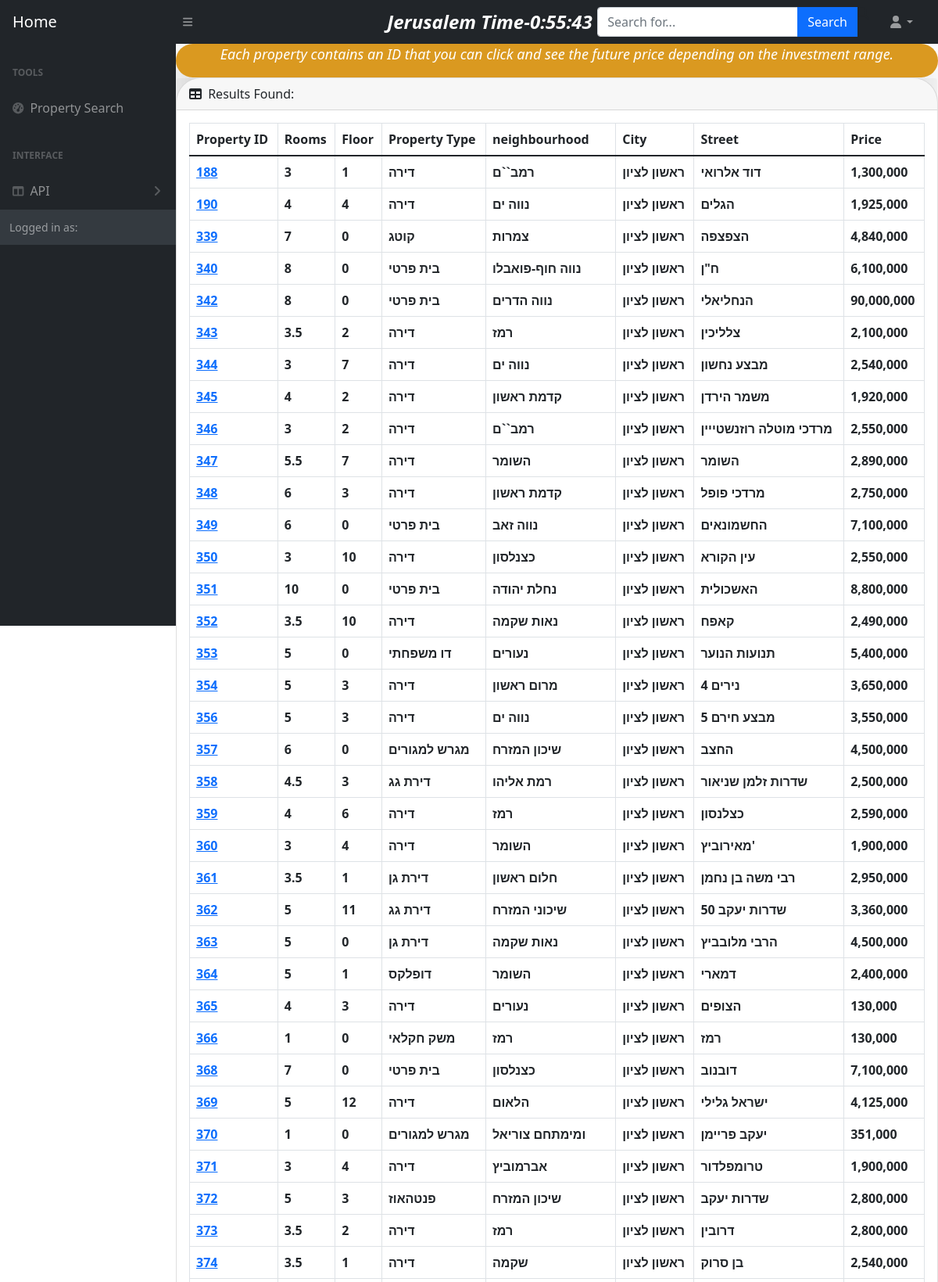
The app's page /property/Rishon-lezion-apt/ (upper part) with its own data.
### property/models.py (models this page shows, shortened)
class Property(models.Model):
   id = models.AutoField(primary_key=True, editable=False)
   room = models.SmallIntegerField(_("room"),null=False)
   floor = models.SmallIntegerField(_("floor"),null=False)
   property_type = models.CharField(_("property_type"),max_length=100, null=False)
   street=models.CharField(_("street"),max_length=100, null=False)
   neighbourhood=models.CharField(_("neighbourhood"),max_length=100, null=False)
   location = models.CharField(_("location"),max_length=100, null=False)
   price= models.BigIntegerField(_("price"),null=False)

### property/views.py (the view)
# urls.py: path('Rishon-lezion-apt/', views.rishon, name='rishon'),
def rishon(request):
    rishon = Property.objects.filter(location__contains='ראשון לציון')
    return render(request, 'rishon.html', {'rishon': rishon})

### property/my_filters.py (called while the page is built)
@register.filter('intcomma')
def intcomma(value):
    if type(value) != int:
            return value
    else:
        return format(int(value), ",")

### property/templates/rishon.html (shortened to what this page needs)
{% extends 'base.html' %}
{% block content %}
<div class="text" style="color: white; font-size: large; font-style: oblique; font-weight: 400; background-color: rgb(218, 153, 32); border-radius: 10em; box-shadow:-11px 24px 62px -13px rgba(0,0,0,0.69) ; text-align:center; position:static;bottom: 20px;width: 100%;" >
   <p style="font-size:large ;" >Each property contains an ID that you can click and see the future price depending on the investment range.</p>
 </div>
   <div class="card mb-4" style="position: sticky;">
     <div class="card-header">
         <i class="fas fa-table me-1"></i>
         Results Found:
     </div>
     <div class="card-body">
           <table class="table table-bordered" id="dataTable" width="100%" cellspacing="0">
           <thead>
                 <tr>
                   <th>Property ID</th>
                     <th>Rooms</th>
                     <th>Floor</th>
                     <th>Property Type</th>
                     <th>neighbourhood</th>
                     <th>City</th>
                     <th>Street</th>
                     <th>Price</th>
                 </tr>
             </thead>
             <tbody>
               {% for apt in rishon %}
               <tr >
                   <th style="color:blue ;"><a href="{% url 'property:single_apt' apt.id %}" >{{ apt.id }}</a></th>
                   <th>{{ apt.room }}</th>
                   <th>{{ apt.floor }}</th>
                   <th>{{apt.property_type}}</th>
                   <th>{{apt.neighbourhood}}</th>
                   <th>{{apt.location}}</th>
                   <th>{{apt.street}}</th>
                   <th>{{apt.price|intcomma}} </th>
               </tr>
               {% endfor %}
                   </tbody>
                 </table>
             </div>
         </div>
     </div>
{% endblock %}

### records on screen
Property: id "188", room "3", floor "1", property_type "דירה", neighbourhood "רמב``ם", location "ראשון לציון", street "דוד אלרואי", price "1,300,000"
Property: id "190", room "4", floor "4", property_type "דירה", neighbourhood "נווה ים", location "ראשון לציון", street "הגלים", price "1,925,000"
Property: id "339", room "7", floor "0", property_type "קוטג", neighbourhood "צמרות", location "ראשון לציון", street "הצפצפה", price "4,840,000"
Property: id "340", room "8", floor "0", property_type "בית פרטי", neighbourhood "נווה חוף-פואבלו", location "ראשון לציון", street "ח\"ן", price "6,100,000"
Property: id "342", room "8", floor "0", property_type "בית פרטי", neighbourhood "נווה הדרים", location "ראשון לציון", street "הנחליאלי", price "90,000,000"
Property: id "343", room "3.5", floor "2", property_type "דירה", neighbourhood "רמז", location "ראשון לציון", street "צלליכין", price "2,100,000"
Property: id "344", room "3", floor "7", property_type "דירה", neighbourhood "נווה ים", location "ראשון לציון", street "מבצע נחשון", price "2,540,000"
Property: id "345", room "4", floor "2", property_type "דירה", neighbourhood "קדמת ראשון", location "ראשון לציון", street "משמר הירדן", price "1,920,000"
Property: id "346", room "3", floor "2", property_type "דירה", neighbourhood "רמב``ם", location "ראשון לציון", street "מרדכי מוטלה רוזנשטייין", price "2,550,000"
Property: id "347", room "5.5", floor "7", property_type "דירה", neighbourhood "השומר", location "ראשון לציון", street "השומר", price "2,890,000"
Property: id "348", room "6", floor "3", property_type "דירה", neighbourhood "קדמת ראשון", location "ראשון לציון", street "מרדכי פופל", price "2,750,000"
Property: id "349", room "6", floor "0", property_type "בית פרטי", neighbourhood "נווה זאב", location "ראשון לציון", street "החשמונאים", price "7,100,000"
Property: id "350", room "3", floor "10", property_type "דירה", neighbourhood "כצנלסון", location "ראשון לציון", street "עין הקורא", price "2,550,000"
Property: id "351", room "10", floor "0", property_type "בית פרטי", neighbourhood "נחלת יהודה", location "ראשון לציון", street "האשכולית", price "8,800,000"
Property: id "352", room "3.5", floor "10", property_type "דירה", neighbourhood "נאות שקמה", location "ראשון לציון", street "קאפח", price "2,490,000"
Property: id "353", room "5", floor "0", property_type "דו משפחתי", neighbourhood "נעורים", location "ראשון לציון", street "תנועות הנוער", price "5,400,000"
Property: id "354", room "5", floor "3", property_type "דירה", neighbourhood "מרום ראשון", location "ראשון לציון", street "נירים 4", price "3,650,000"
Property: id "356", room "5", floor "3", property_type "דירה", neighbourhood "נווה ים", location "ראשון לציון", street "מבצע חירם 5", price "3,550,000"
Property: id "357", room "6", floor "0", property_type "מגרש למגורים", neighbourhood "שיכון המזרח", location "ראשון לציון", street "החצב", price "4,500,000"
Property: id "358", room "4.5", floor "3", property_type "דירת גג", neighbourhood "רמת אליהו", location "ראשון לציון", street "שדרות זלמן שניאור", price "2,500,000"
Property: id "359", room "4", floor "6", property_type "דירה", neighbourhood "רמז", location "ראשון לציון", street "כצלנסון", price "2,590,000"
Property: id "360", room "3", floor "4", property_type "דירה", neighbourhood "השומר", location "ראשון לציון", street "מאירוביץ'", price "1,900,000"
Property: id "361", room "3.5", floor "1", property_type "דירת גן", neighbourhood "חלום ראשון", location "ראשון לציון", street "רבי משה בן נחמן", price "2,950,000"
Property: id "362", room "5", floor "11", property_type "דירת גג", neighbourhood "שיכוני המזרח", location "ראשון לציון", street "שדרות יעקב 50", price "3,360,000"
Property: id "363", room "5", floor "0", property_type "דירת גן", neighbourhood "נאות שקמה", location "ראשון לציון", street "הרבי מלובביץ", price "4,500,000"
Property: id "364", room "5", floor "1", property_type "דופלקס", neighbourhood "השומר", location "ראשון לציון", street "דמארי", price "2,400,000"
Property: id "365", room "4", floor "3", property_type "דירה", neighbourhood "נעורים", location "ראשון לציון", street "הצופים", price "130,000"
Property: id "366", room "1", floor "0", property_type "משק חקלאי", neighbourhood "רמז", location "ראשון לציון", street "רמז", price "130,000"
Property: id "368", room "7", floor "0", property_type "בית פרטי", neighbourhood "כצנלסון", location "ראשון לציון", street "דובנוב", price "7,100,000"
Property: id "369", room "5", floor "12", property_type "דירה", neighbourhood "הלאום", location "ראשון לציון", street "ישראל גלילי", price "4,125,000"
Property: id "370", room "1", floor "0", property_type "מגרש למגורים", neighbourhood "ומימתחם צוריאל", location "ראשון לציון", street "יעקב פריימן", price "351,000"
Property: id "371", room "3", floor "4", property_type "דירה", neighbourhood "אברמוביץ", location "ראשון לציון", street "טרומפלדור", price "1,900,000"
Property: id "372", room "5", floor "3", property_type "פנטהאוז", neighbourhood "שיכון המזרח", location "ראשון לציון", street "שדרות יעקב", price "2,800,000"
Property: id "373", room "3.5", floor "2", property_type "דירה", neighbourhood "רמז", location "ראשון לציון", street "דרובין", price "2,800,000"
Property: id "374", room "3.5", floor "1", property_type "דירה", neighbourhood "שקמה", location "ראשון לציון", street "בן סרוק", price "2,540,000"
